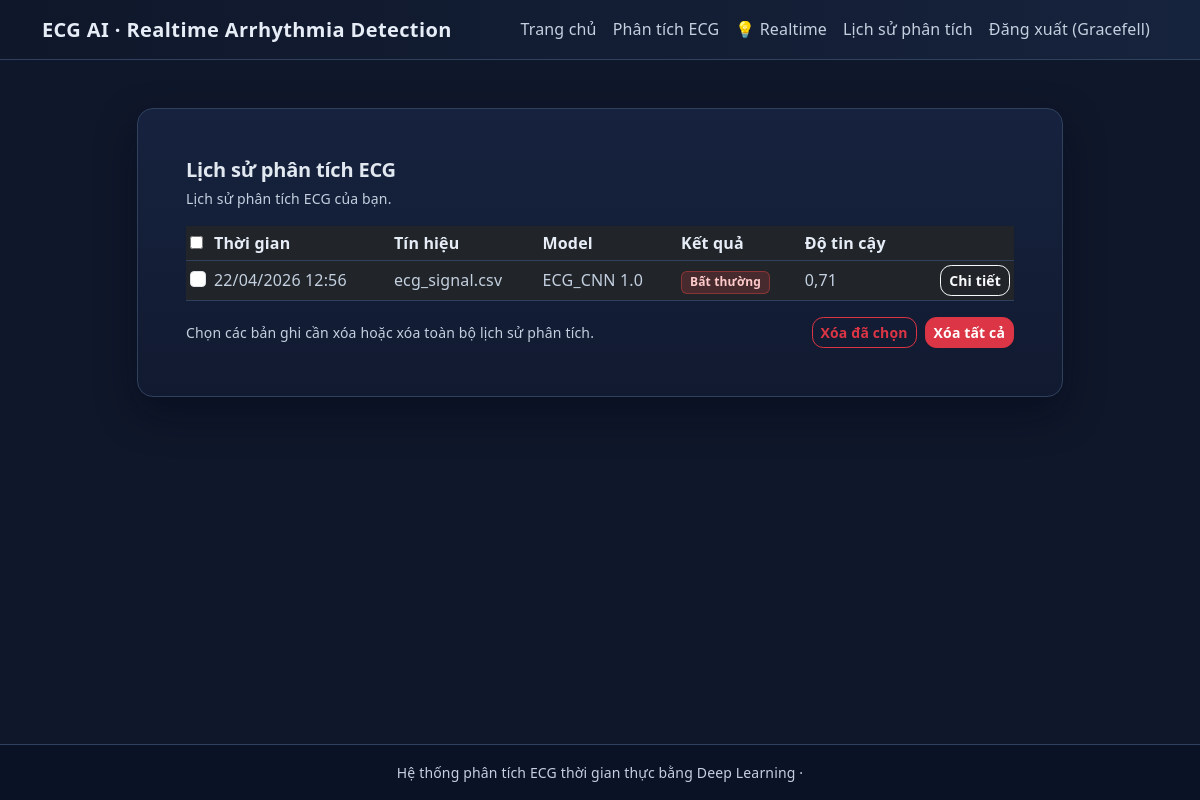
Page /lich-su-phan-tich/ (signed in) on the committed database.
### users/models.py (models this page shows, shortened)
class User(AbstractUser):
    id = models.UUIDField(primary_key=True, default=uuid.uuid4, editable=False)
    username = models.CharField("Tên đăng nhập", max_length=150, unique=True)
    email = models.EmailField("email", max_length=150, unique=True)
    date_joined = models.DateTimeField("ngày tham gia", default=timezone.now)
    class Meta:
        verbose_name = "người dùng"
        verbose_name_plural = "người dùng"

### ecg/models.py (models this page shows, shortened)
class Prediction(models.Model):
    id = models.UUIDField(primary_key=True, default=uuid.uuid4, editable=False)
    signal = models.ForeignKey(
        ECGSignal, on_delete=models.CASCADE, related_name="predictions"
    )
    model = models.ForeignKey(
        ModelVersion, on_delete=models.PROTECT, related_name="predictions"
    )
    predicted_class = models.IntegerField()
    confidence_score = models.FloatField()
    mapped_result = models.CharField(max_length=20)
    timestamp = models.DateTimeField(default=timezone.now)
    created_at = models.DateTimeField(default=timezone.now)

class ECGSignal(models.Model):
    id = models.UUIDField(primary_key=True, default=uuid.uuid4, editable=False)
    user = models.ForeignKey(
        settings.AUTH_USER_MODEL,
        on_delete=models.SET_NULL,
        null=True,
        blank=True,
        related_name="ecg_signals",
    )
    signal_file = models.CharField(max_length=255)
    sampling_rate = models.IntegerField()
    duration = models.FloatField()
    uploaded_at = models.DateTimeField(default=timezone.now)

class ModelVersion(models.Model):
    id = models.UUIDField(primary_key=True, default=uuid.uuid4, editable=False)
    model_name = models.CharField(max_length=100)
    version = models.CharField(max_length=20)
    model_path = models.CharField(max_length=255)
    is_active = models.BooleanField(default=True)
    created_at = models.DateTimeField(default=timezone.now)

### ecg/views.py (the view)
# urls.py: path("lich-su-phan-tich/", views.analysis_history, name="analysis_history"),
@login_required(login_url="users:login")
def analysis_history(request):
    if request.user.is_staff:
        predictions = (
            Prediction.objects.select_related("signal", "model", "signal__user")
            .order_by("-timestamp")[:100]
        )
        is_admin_view = True
    else:
        predictions = (
            Prediction.objects.select_related("signal", "model")
            .filter(signal__user=request.user)
            .order_by("-timestamp")[:50]
        )
        is_admin_view = False
    return render(
        request,
        "ecg/history.html",
        {
            "predictions": predictions,
            "is_admin_view": is_admin_view,
        },
    )

### ecg/templates/ecg/history.html (shortened to what this page needs)
{% extends "ecg/base.html" %}
{% block content %}
<div class="row justify-content-center">
    <div class="col-lg-10">
        <div class="card card-glass mb-4">
            <div class="card-body p-4 p-md-5">
                <div class="d-flex justify-content-between align-items-center mb-3">
                    <div>
                        <h1 class="h5 mb-1">Lịch sử phân tích ECG
                        </h1>
                        <p class="text-secondary small mb-0">
                            {% if is_admin_view %}
                                Hiển thị toàn bộ lịch sử phân tích của tất cả người dùng trong hệ thống.
                            {% else %}
                                Lịch sử phân tích ECG của bạn.
                            {% endif %}
                        </p>
                    </div>
                </div>
                {% if predictions %}
                    <form method="post" action="{% url 'ecg:delete_history' %}" id="history-delete-form">
                        <div class="table-responsive">
                            <table class="table table-dark table-sm align-middle mb-0 history-table">
                                <thead>
                                    <tr>
                                        <th class="history-select-col">
                                            <input type="checkbox" id="select-all">
                                        </th>
                                        <th>Thời gian</th>
                                        <th>Tín hiệu</th>
                                        <th>Model</th>
                                        <th>Kết quả</th>
                                        <th>Độ tin cậy</th>
                                        <th></th>
                                    </tr>
                                </thead>
                                <tbody>
                                    {% for p in predictions %}
                                        <tr>
                                            <td>
                                                <input
                                                    type="checkbox"
                                                    name="selected_predictions"
                                                    value="{{ p.id }}"
                                                    class="form-check-input prediction-checkbox"
                                                >
                                            </td>
                                            <td>{{ p.timestamp|date:"d/m/Y H:i" }}</td>
                                            <td>{{ p.signal.signal_file }}</td>
                                            <td>{{ p.model.model_name }} {{ p.model.version }}</td>
                                            <td>
                                                {% if p.mapped_result == "Bình thường" %}
                                                    <span class="badge badge-normal">Bình thường</span>
                                                {% else %}
                                                    <span class="badge badge-abnormal">Bất thường</span>
                                                {% endif %}
                                            </td>
                                            <td>{{ p.confidence_score|floatformat:2 }}</td>
                                            <td class="text-end">
                                                <a href="{% url 'ecg:prediction_detail' p.id %}" class="btn btn-outline-light btn-sm">
                                                    Chi tiết
                                                </a>
                                            </td>
                                        </tr>
                                    {% endfor %}
                                </tbody>
                            </table>
                        </div>
                        <div class="d-flex justify-content-between align-items-center mt-3">
                            <p class="text-secondary small mb-0">
                                Chọn các bản ghi cần xóa hoặc xóa toàn bộ lịch sử phân tích.
                            </p>
                            <div class="d-flex gap-2">
                                <button
                                    type="submit"
                                    name="action"
                                    value="selected"
                                    class="btn btn-outline-danger btn-sm history-delete-btn"
                                    data-confirm-message="Bạn có chắc chắn muốn xóa các bản ghi đã chọn?"
                                >
                                    Xóa đã chọn
                                </button>
                                <button
                                    type="submit"
                                    name="action"
                                    value="all"
                                    class="btn btn-danger btn-sm history-delete-btn"
                                    data-confirm-message="Bạn có chắc chắn muốn xóa TẤT CẢ lịch sử phân tích?"
                                >
                                    Xóa tất cả
                                </button>
                            </div>
                        </div>
                    </form>
                {% else %}
                    <p class="text-secondary small mb-0">
                        Chưa có bản ghi phân tích nào. Hãy thực hiện phân tích ECG trước.
                    </p>
                {% endif %}
            </div>
        </div>
    </div>
</div>
{% endblock %}

### ecg/templates/ecg/base.html (shortened to what this page needs)
{% load static %}
<!DOCTYPE html>
<html lang="vi">
<head>
    <link href="https://cdn.jsdelivr.net/npm/bootstrap@5.3.3/dist/css/bootstrap.min.css" rel="stylesheet">
    <link rel="stylesheet" href="{% static 'ecg/css/styles.css' %}">
</head>
<body>
    <nav class="navbar navbar-expand-lg navbar-dark">
        <div class="container">
            <a class="navbar-brand" href="{% url 'ecg:home' %}">
                ECG AI · Realtime Arrhythmia Detection
            </a>
            <div class="collapse navbar-collapse" id="navbarNav">
                <ul class="navbar-nav ms-auto">
                    <li class="nav-item">
                        <a class="nav-link" href="{% url 'ecg:home' %}">Trang chủ</a>
                    </li>
                    <li class="nav-item">
                        <a class="nav-link" href="{% url 'ecg:analyze_upload' %}">Phân tích ECG</a>
                    </li>
                    <li class="nav-item">
                        <a class="nav-link" href="{% url 'ecg:realtime_dashboard' %}">&#128161; Realtime</a>
                    </li>
                    {% if user.is_authenticated %}
                    <li class="nav-item">
                        <a class="nav-link" href="{% url 'ecg:analysis_history' %}">Lịch sử phân tích</a>
                    </li>
                    {% endif %}
                    {% if user.is_authenticated %}
                        <li class="nav-item">
                            <a class="nav-link" href="{% url 'users:logout' %}">Đăng xuất ({{ user.username }})</a>
                        </li>
                    {% endif %}
                </ul>
            </div>
        </div>
    </nav>
    <main class="content-wrapper py-4 py-md-5">
        <div class="container">
            {% block content %}{% endblock %}
        </div>
    </main>
    <footer class="py-3">
        <div class="container text-center text-secondary small">
            Hệ thống phân tích ECG thời gian thực bằng Deep Learning · {{ now|default:"" }}
        </div>
    </footer>
</body>
</html>

### ecg/static/ecg/css/styles.css (style rules this page uses)
:root { --color-bg-primary: #0f172a; --color-bg-card: #111b31; --color-text-primary: #e6edf7; --color-text-secondary: #c4d0e0; --color-text-muted: #93a4bb; --color-accent: #38bdf8; --color-success: #22c55e; --color-danger: #ef4444; --color-border-soft: #30415d; --color-bg-elevated: #172440; --color-shadow-card: 0 16px 40px rgba(2, 6, 23, 0.45); --radius-card: 1rem; --green: #22c55e; --red: #ef4444; --blue: #38bdf8; --amber: #fbbf24; --bg: #0f172a; --surface: #1e293b; --border: rgba(148, 163, 184, 0.2); --text-muted: #94a3b8; }
html { font-size: 16px; }
body { background: var(--color-bg-primary); color: var(--color-text-primary); min-height: 100vh; display: flex; flex-direction: column; line-height: 1.65; letter-spacing: 0.01em; text-rendering: optimizeLegibility; }
h1, h2, h3, h4, h5, h6, .h1, .h2, .h3, .h4, .h5, .h6, .card-title, .modal-title { color: var(--color-text-primary); font-weight: 650; line-height: 1.28; letter-spacing: -0.01em; }
h1, .h1 { font-size: clamp(1.7rem, 2.8vw, 2.25rem); }
p, li, label, small { color: var(--color-text-secondary); }
a { color: #7dd3fc; }
.navbar { background: linear-gradient(90deg, #0f172a 0%, #16233c 100%); border-bottom: 1px solid var(--color-border-soft); }
.navbar-brand { font-weight: 700; letter-spacing: 0.02em; color: var(--color-text-primary) !important; }
.navbar-dark .navbar-nav .nav-link { color: var(--color-text-secondary); opacity: 1; font-weight: 500; }
.content-wrapper { flex: 1; }
.card-glass { background: linear-gradient(180deg, rgba(23, 36, 64, 0.92), rgba(17, 27, 49, 0.92)); border-radius: var(--radius-card); border: 1px solid var(--color-border-soft); box-shadow: var(--color-shadow-card); backdrop-filter: blur(10px); color: var(--color-text-primary); }
.card-glass .card-body { padding: clamp(1rem, 1.2rem + 0.4vw, 1.75rem); }
.btn { border-radius: 0.7rem; font-weight: 600; letter-spacing: 0.01em; }
.text-secondary, .text-body-secondary, .form-text { color: var(--color-text-secondary) !important; }
.badge-abnormal { background: rgba(239, 68, 68, 0.18); border: 1px solid rgba(239, 68, 68, 0.4); color: #fecaca; }
footer { border-top: 1px solid var(--color-border-soft); background: #0a1325; }
.history-table th, .history-table td { border-color: var(--color-border-soft) !important; color: var(--color-text-secondary); }
.history-table thead th { color: var(--color-text-primary); }
.card-glass h1 { color: #e2e8f0; }
.history-select-col { width: 1%; }

### rows in the picture
User: username "Gracefell"
Prediction: timestamp "22/04/2026 12:56", signal.signal_file "ecg_signal.csv", model.model_name "ECG_CNN", model.version "1.0", mapped_result "Bất thường", confidence_score "0,71"
